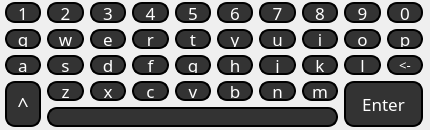
<?xml version="1.0" encoding="UTF-8"?>
<ui version="4.0">
 <class>Keyboard</class>
 <widget class="QWidget" name="Keyboard">
  <property name="geometry">
   <rect>
    <x>0</x>
    <y>0</y>
    <width>430</width>
    <height>130</height>
   </rect>
  </property>
  <property name="minimumSize">
   <size>
    <width>430</width>
    <height>130</height>
   </size>
  </property>
  <property name="maximumSize">
   <size>
    <width>16777215</width>
    <height>16777215</height>
   </size>
  </property>
  <property name="windowTitle">
   <string>Widget</string>
  </property>
  <layout class="QGridLayout" name="gridLayout">
   <property name="leftMargin">
    <number>5</number>
   </property>
   <property name="topMargin">
    <number>2</number>
   </property>
   <property name="rightMargin">
    <number>7</number>
   </property>
   <property name="bottomMargin">
    <number>3</number>
   </property>
   <item row="1" column="2">
    <widget class="Keys" name="toolButton_e">
     <property name="sizePolicy">
      <sizepolicy hsizetype="Expanding" vsizetype="Expanding">
       <horstretch>0</horstretch>
       <verstretch>0</verstretch>
      </sizepolicy>
     </property>
     <property name="font">
      <font>
       <family>Century Gothic</family>
       <pointsize>13</pointsize>
       <weight>50</weight>
       <bold>false</bold>
      </font>
     </property>
     <property name="styleSheet">
      <string notr="true">QToolButton{
	color: white;
	background: rgb(51,51,51);
	border: 2px solid;
	border-radius:10px;

}
QToolButton:pressed{
	color: black;
	background: rgb(250,250,250);
	border: 2px solid;
	border-radius:10px;
}</string>
     </property>
     <property name="text">
      <string>e</string>
     </property>
    </widget>
   </item>
   <item row="6" column="6">
    <widget class="Keys" name="toolButton_n">
     <property name="sizePolicy">
      <sizepolicy hsizetype="Expanding" vsizetype="Expanding">
       <horstretch>0</horstretch>
       <verstretch>0</verstretch>
      </sizepolicy>
     </property>
     <property name="font">
      <font>
       <family>Century Gothic</family>
       <pointsize>13</pointsize>
       <weight>50</weight>
       <bold>false</bold>
      </font>
     </property>
     <property name="styleSheet">
      <string notr="true">QToolButton{
	color: white;
	background: rgb(51,51,51);
	border: 2px solid;
	border-radius:10px;

}
QToolButton:pressed{
	color: black;
	background: rgb(250,250,250);
	border: 2px solid;
	border-radius:10px;
}</string>
     </property>
     <property name="text">
      <string>n</string>
     </property>
    </widget>
   </item>
   <item row="2" column="8">
    <widget class="Keys" name="toolButton_l">
     <property name="sizePolicy">
      <sizepolicy hsizetype="Expanding" vsizetype="Expanding">
       <horstretch>0</horstretch>
       <verstretch>0</verstretch>
      </sizepolicy>
     </property>
     <property name="font">
      <font>
       <family>Century Gothic</family>
       <pointsize>13</pointsize>
       <weight>50</weight>
       <bold>false</bold>
      </font>
     </property>
     <property name="styleSheet">
      <string notr="true">QToolButton{
	color: white;
	background: rgb(51,51,51);
	border: 2px solid;
	border-radius:10px;

}
QToolButton:pressed{
	color: black;
	background: rgb(250,250,250);
	border: 2px solid;
	border-radius:10px;
}</string>
     </property>
     <property name="text">
      <string>l</string>
     </property>
    </widget>
   </item>
   <item row="1" column="1">
    <widget class="Keys" name="toolButton_w">
     <property name="sizePolicy">
      <sizepolicy hsizetype="Expanding" vsizetype="Expanding">
       <horstretch>0</horstretch>
       <verstretch>0</verstretch>
      </sizepolicy>
     </property>
     <property name="font">
      <font>
       <family>Century Gothic</family>
       <pointsize>13</pointsize>
       <weight>50</weight>
       <bold>false</bold>
      </font>
     </property>
     <property name="styleSheet">
      <string notr="true">QToolButton{
	color: white;
	background: rgb(51,51,51);
	border: 2px solid;
	border-radius:10px;

}
QToolButton:pressed{
	color: black;
	background: rgb(250,250,250);
	border: 2px solid;
	border-radius:10px;
}</string>
     </property>
     <property name="text">
      <string>w</string>
     </property>
    </widget>
   </item>
   <item row="1" column="5">
    <widget class="Keys" name="toolButton_y">
     <property name="sizePolicy">
      <sizepolicy hsizetype="Expanding" vsizetype="Expanding">
       <horstretch>0</horstretch>
       <verstretch>0</verstretch>
      </sizepolicy>
     </property>
     <property name="font">
      <font>
       <family>Century Gothic</family>
       <pointsize>13</pointsize>
       <weight>50</weight>
       <bold>false</bold>
      </font>
     </property>
     <property name="styleSheet">
      <string notr="true">QToolButton{
	color: white;
	background: rgb(51,51,51);
	border: 2px solid;
	border-radius:10px;

}
QToolButton:pressed{
	color: black;
	background: rgb(250,250,250);
	border: 2px solid;
	border-radius:10px;
}</string>
     </property>
     <property name="text">
      <string>y</string>
     </property>
    </widget>
   </item>
   <item row="0" column="3">
    <widget class="Keys" name="toolButton_4">
     <property name="sizePolicy">
      <sizepolicy hsizetype="Expanding" vsizetype="Expanding">
       <horstretch>0</horstretch>
       <verstretch>0</verstretch>
      </sizepolicy>
     </property>
     <property name="font">
      <font>
       <family>Century Gothic</family>
       <pointsize>13</pointsize>
       <weight>50</weight>
       <bold>false</bold>
      </font>
     </property>
     <property name="styleSheet">
      <string notr="true">QToolButton{
	color: white;
	background: rgb(51,51,51);
	border: 2px solid;
	border-radius:10px;

}
QToolButton:pressed{
	color: black;
	background: rgb(250,250,250);
	border: 2px solid;
	border-radius:10px;
}</string>
     </property>
     <property name="text">
      <string>4</string>
     </property>
    </widget>
   </item>
   <item row="1" column="4">
    <widget class="Keys" name="toolButton_t">
     <property name="sizePolicy">
      <sizepolicy hsizetype="Expanding" vsizetype="Expanding">
       <horstretch>0</horstretch>
       <verstretch>0</verstretch>
      </sizepolicy>
     </property>
     <property name="font">
      <font>
       <family>Century Gothic</family>
       <pointsize>13</pointsize>
       <weight>50</weight>
       <bold>false</bold>
      </font>
     </property>
     <property name="styleSheet">
      <string notr="true">QToolButton{
	color: white;
	background: rgb(51,51,51);
	border: 2px solid;
	border-radius:10px;

}
QToolButton:pressed{
	color: black;
	background: rgb(250,250,250);
	border: 2px solid;
	border-radius:10px;
}</string>
     </property>
     <property name="text">
      <string>t</string>
     </property>
    </widget>
   </item>
   <item row="2" column="9">
    <widget class="Keys" name="toolButton_Backspace">
     <property name="sizePolicy">
      <sizepolicy hsizetype="Expanding" vsizetype="Expanding">
       <horstretch>0</horstretch>
       <verstretch>0</verstretch>
      </sizepolicy>
     </property>
     <property name="font">
      <font>
       <family>Century Gothic</family>
       <pointsize>10</pointsize>
       <weight>50</weight>
       <bold>false</bold>
      </font>
     </property>
     <property name="styleSheet">
      <string notr="true">QToolButton{
	color: white;
	background: rgb(51,51,51);
	border: 2px solid;
	border-radius:10px;

}
QToolButton:pressed{
	color: black;
	background: rgb(250,250,250);
	border: 2px solid;
	border-radius:10px;
}</string>
     </property>
     <property name="text">
      <string>&lt;-</string>
     </property>
    </widget>
   </item>
   <item row="0" column="1">
    <widget class="Keys" name="toolButton_2">
     <property name="sizePolicy">
      <sizepolicy hsizetype="Expanding" vsizetype="Expanding">
       <horstretch>0</horstretch>
       <verstretch>0</verstretch>
      </sizepolicy>
     </property>
     <property name="font">
      <font>
       <family>Century Gothic</family>
       <pointsize>13</pointsize>
       <weight>50</weight>
       <bold>false</bold>
      </font>
     </property>
     <property name="styleSheet">
      <string notr="true">QToolButton{
	color: white;
	background: rgb(51,51,51);
	border: 2px solid;
	border-radius:10px;

}
QToolButton:pressed{
	color: black;
	background: rgb(250,250,250);
	border: 2px solid;
	border-radius:10px;
}</string>
     </property>
     <property name="text">
      <string>2</string>
     </property>
    </widget>
   </item>
   <item row="2" column="3">
    <widget class="Keys" name="toolButton_f">
     <property name="sizePolicy">
      <sizepolicy hsizetype="Expanding" vsizetype="Expanding">
       <horstretch>0</horstretch>
       <verstretch>0</verstretch>
      </sizepolicy>
     </property>
     <property name="font">
      <font>
       <family>Century Gothic</family>
       <pointsize>13</pointsize>
       <weight>50</weight>
       <bold>false</bold>
      </font>
     </property>
     <property name="styleSheet">
      <string notr="true">QToolButton{
	color: white;
	background: rgb(51,51,51);
	border: 2px solid;
	border-radius:10px;

}
QToolButton:pressed{
	color: black;
	background: rgb(250,250,250);
	border: 2px solid;
	border-radius:10px;
}</string>
     </property>
     <property name="text">
      <string>f</string>
     </property>
    </widget>
   </item>
   <item row="1" column="3">
    <widget class="Keys" name="toolButton_r">
     <property name="sizePolicy">
      <sizepolicy hsizetype="Expanding" vsizetype="Expanding">
       <horstretch>0</horstretch>
       <verstretch>0</verstretch>
      </sizepolicy>
     </property>
     <property name="font">
      <font>
       <family>Century Gothic</family>
       <pointsize>13</pointsize>
       <weight>50</weight>
       <bold>false</bold>
      </font>
     </property>
     <property name="styleSheet">
      <string notr="true">QToolButton{
	color: white;
	background: rgb(51,51,51);
	border: 2px solid;
	border-radius:10px;

}
QToolButton:pressed{
	color: black;
	background: rgb(250,250,250);
	border: 2px solid;
	border-radius:10px;
}</string>
     </property>
     <property name="text">
      <string>r</string>
     </property>
    </widget>
   </item>
   <item row="2" column="1">
    <widget class="Keys" name="toolButton_s">
     <property name="sizePolicy">
      <sizepolicy hsizetype="Expanding" vsizetype="Expanding">
       <horstretch>0</horstretch>
       <verstretch>0</verstretch>
      </sizepolicy>
     </property>
     <property name="font">
      <font>
       <family>Century Gothic</family>
       <pointsize>13</pointsize>
       <weight>50</weight>
       <bold>false</bold>
      </font>
     </property>
     <property name="styleSheet">
      <string notr="true">QToolButton{
	color: white;
	background: rgb(51,51,51);
	border: 2px solid;
	border-radius:10px;

}
QToolButton:pressed{
	color: black;
	background: rgb(250,250,250);
	border: 2px solid;
	border-radius:10px;
}</string>
     </property>
     <property name="text">
      <string>s</string>
     </property>
    </widget>
   </item>
   <item row="2" column="5">
    <widget class="Keys" name="toolButton_h">
     <property name="sizePolicy">
      <sizepolicy hsizetype="Expanding" vsizetype="Expanding">
       <horstretch>0</horstretch>
       <verstretch>0</verstretch>
      </sizepolicy>
     </property>
     <property name="font">
      <font>
       <family>Century Gothic</family>
       <pointsize>13</pointsize>
       <weight>50</weight>
       <bold>false</bold>
      </font>
     </property>
     <property name="styleSheet">
      <string notr="true">QToolButton{
	color: white;
	background: rgb(51,51,51);
	border: 2px solid;
	border-radius:10px;

}
QToolButton:pressed{
	color: black;
	background: rgb(250,250,250);
	border: 2px solid;
	border-radius:10px;
}</string>
     </property>
     <property name="text">
      <string>h</string>
     </property>
    </widget>
   </item>
   <item row="6" column="4">
    <widget class="Keys" name="toolButton_v">
     <property name="sizePolicy">
      <sizepolicy hsizetype="Expanding" vsizetype="Expanding">
       <horstretch>0</horstretch>
       <verstretch>0</verstretch>
      </sizepolicy>
     </property>
     <property name="font">
      <font>
       <family>Century Gothic</family>
       <pointsize>13</pointsize>
       <weight>50</weight>
       <bold>false</bold>
      </font>
     </property>
     <property name="styleSheet">
      <string notr="true">QToolButton{
	color: white;
	background: rgb(51,51,51);
	border: 2px solid;
	border-radius:10px;

}
QToolButton:pressed{
	color: black;
	background: rgb(250,250,250);
	border: 2px solid;
	border-radius:10px;
}</string>
     </property>
     <property name="text">
      <string>v</string>
     </property>
    </widget>
   </item>
   <item row="6" column="5">
    <widget class="Keys" name="toolButton_b">
     <property name="sizePolicy">
      <sizepolicy hsizetype="Expanding" vsizetype="Expanding">
       <horstretch>0</horstretch>
       <verstretch>0</verstretch>
      </sizepolicy>
     </property>
     <property name="font">
      <font>
       <family>Century Gothic</family>
       <pointsize>13</pointsize>
       <weight>50</weight>
       <bold>false</bold>
      </font>
     </property>
     <property name="styleSheet">
      <string notr="true">QToolButton{
	color: white;
	background: rgb(51,51,51);
	border: 2px solid;
	border-radius:10px;

}
QToolButton:pressed{
	color: black;
	background: rgb(250,250,250);
	border: 2px solid;
	border-radius:10px;
}</string>
     </property>
     <property name="text">
      <string>b</string>
     </property>
    </widget>
   </item>
   <item row="6" column="1">
    <widget class="Keys" name="toolButton_z">
     <property name="sizePolicy">
      <sizepolicy hsizetype="Expanding" vsizetype="Expanding">
       <horstretch>0</horstretch>
       <verstretch>0</verstretch>
      </sizepolicy>
     </property>
     <property name="font">
      <font>
       <family>Century Gothic</family>
       <pointsize>13</pointsize>
       <weight>50</weight>
       <bold>false</bold>
      </font>
     </property>
     <property name="styleSheet">
      <string notr="true">QToolButton{
	color: white;
	background: rgb(51,51,51);
	border: 2px solid;
	border-radius:10px;
}
QToolButton:pressed{
	color: black;
	background: rgb(250,250,250);
	border: 2px solid;
	border-radius:10px;
}</string>
     </property>
     <property name="text">
      <string>z</string>
     </property>
    </widget>
   </item>
   <item row="1" column="0">
    <widget class="Keys" name="toolButton_q">
     <property name="sizePolicy">
      <sizepolicy hsizetype="Expanding" vsizetype="Expanding">
       <horstretch>0</horstretch>
       <verstretch>0</verstretch>
      </sizepolicy>
     </property>
     <property name="font">
      <font>
       <family>Century Gothic</family>
       <pointsize>13</pointsize>
       <weight>50</weight>
       <bold>false</bold>
      </font>
     </property>
     <property name="styleSheet">
      <string notr="true">QToolButton{
	color: white;
	background: rgb(51,51,51);
	border: 2px solid;
	border-radius:10px;

}
QToolButton:pressed{
	color: black;
	background: rgb(250,250,250);
	border: 2px solid;
	border-radius:10px;
}</string>
     </property>
     <property name="text">
      <string>q</string>
     </property>
    </widget>
   </item>
   <item row="0" column="6">
    <widget class="Keys" name="toolButton_7">
     <property name="sizePolicy">
      <sizepolicy hsizetype="Expanding" vsizetype="Expanding">
       <horstretch>0</horstretch>
       <verstretch>0</verstretch>
      </sizepolicy>
     </property>
     <property name="font">
      <font>
       <family>Century Gothic</family>
       <pointsize>13</pointsize>
       <weight>50</weight>
       <bold>false</bold>
      </font>
     </property>
     <property name="styleSheet">
      <string notr="true">QToolButton{
	color: white;
	background: rgb(51,51,51);
	border: 2px solid;
	border-radius:10px;

}
QToolButton:pressed{
	color: black;
	background: rgb(250,250,250);
	border: 2px solid;
	border-radius:10px;
}</string>
     </property>
     <property name="text">
      <string>7</string>
     </property>
    </widget>
   </item>
   <item row="1" column="7">
    <widget class="Keys" name="toolButton_i">
     <property name="sizePolicy">
      <sizepolicy hsizetype="Expanding" vsizetype="Expanding">
       <horstretch>0</horstretch>
       <verstretch>0</verstretch>
      </sizepolicy>
     </property>
     <property name="font">
      <font>
       <family>Century Gothic</family>
       <pointsize>13</pointsize>
       <weight>50</weight>
       <bold>false</bold>
      </font>
     </property>
     <property name="styleSheet">
      <string notr="true">QToolButton{
	color: white;
	background: rgb(51,51,51);
	border: 2px solid;
	border-radius:10px;

}
QToolButton:pressed{
	color: black;
	background: rgb(250,250,250);
	border: 2px solid;
	border-radius:10px;
}</string>
     </property>
     <property name="text">
      <string>i</string>
     </property>
    </widget>
   </item>
   <item row="2" column="4">
    <widget class="Keys" name="toolButton_g">
     <property name="sizePolicy">
      <sizepolicy hsizetype="Expanding" vsizetype="Expanding">
       <horstretch>0</horstretch>
       <verstretch>0</verstretch>
      </sizepolicy>
     </property>
     <property name="font">
      <font>
       <family>Century Gothic</family>
       <pointsize>13</pointsize>
       <weight>50</weight>
       <bold>false</bold>
      </font>
     </property>
     <property name="styleSheet">
      <string notr="true">QToolButton{
	color: white;
	background: rgb(51,51,51);
	border: 2px solid;
	border-radius:10px;

}
QToolButton:pressed{
	color: black;
	background: rgb(250,250,250);
	border: 2px solid;
	border-radius:10px;
}</string>
     </property>
     <property name="text">
      <string>g</string>
     </property>
    </widget>
   </item>
   <item row="0" column="2">
    <widget class="Keys" name="toolButton_3">
     <property name="sizePolicy">
      <sizepolicy hsizetype="Expanding" vsizetype="Expanding">
       <horstretch>0</horstretch>
       <verstretch>0</verstretch>
      </sizepolicy>
     </property>
     <property name="font">
      <font>
       <family>Century Gothic</family>
       <pointsize>13</pointsize>
       <weight>50</weight>
       <bold>false</bold>
      </font>
     </property>
     <property name="styleSheet">
      <string notr="true">QToolButton{
	color: white;
	background: rgb(51,51,51);
	border: 2px solid;
	border-radius:10px;

}
QToolButton:pressed{
	color: black;
	background: rgb(250,250,250);
	border: 2px solid;
	border-radius:10px;
}</string>
     </property>
     <property name="text">
      <string>3</string>
     </property>
    </widget>
   </item>
   <item row="6" column="2">
    <widget class="Keys" name="toolButton_x">
     <property name="sizePolicy">
      <sizepolicy hsizetype="Expanding" vsizetype="Expanding">
       <horstretch>0</horstretch>
       <verstretch>0</verstretch>
      </sizepolicy>
     </property>
     <property name="font">
      <font>
       <family>Century Gothic</family>
       <pointsize>13</pointsize>
       <weight>50</weight>
       <bold>false</bold>
      </font>
     </property>
     <property name="styleSheet">
      <string notr="true">QToolButton{
	color: white;
	background: rgb(51,51,51);
	border: 2px solid;
	border-radius:10px;

}
QToolButton:pressed{
	color: black;
	background: rgb(250,250,250);
	border: 2px solid;
	border-radius:10px;
}</string>
     </property>
     <property name="text">
      <string>x</string>
     </property>
    </widget>
   </item>
   <item row="0" column="0">
    <widget class="Keys" name="toolButton_1">
     <property name="sizePolicy">
      <sizepolicy hsizetype="Expanding" vsizetype="Expanding">
       <horstretch>0</horstretch>
       <verstretch>0</verstretch>
      </sizepolicy>
     </property>
     <property name="font">
      <font>
       <family>Century Gothic</family>
       <pointsize>13</pointsize>
       <weight>50</weight>
       <bold>false</bold>
      </font>
     </property>
     <property name="styleSheet">
      <string notr="true">QToolButton{
	color: white;
	background: rgb(51,51,51);
	border: 2px solid;
	border-radius:10px;
}

QToolButton:pressed{
	color: black;
	background: rgb(250,250,250);
	border: 2px solid;
	border-radius:10px;
}</string>
     </property>
     <property name="text">
      <string>1</string>
     </property>
    </widget>
   </item>
   <item row="2" column="0">
    <widget class="Keys" name="toolButton_a">
     <property name="sizePolicy">
      <sizepolicy hsizetype="Expanding" vsizetype="Expanding">
       <horstretch>0</horstretch>
       <verstretch>0</verstretch>
      </sizepolicy>
     </property>
     <property name="font">
      <font>
       <family>Century Gothic</family>
       <pointsize>13</pointsize>
       <weight>50</weight>
       <bold>false</bold>
      </font>
     </property>
     <property name="styleSheet">
      <string notr="true">QToolButton{
	color: white;
	background: rgb(51,51,51);
	border: 2px solid;
	border-radius:10px;

}
QToolButton:pressed{
	color: black;
	background: rgb(250,250,250);
	border: 2px solid;
	border-radius:10px;
}</string>
     </property>
     <property name="text">
      <string>a</string>
     </property>
    </widget>
   </item>
   <item row="0" column="7">
    <widget class="Keys" name="toolButton_8">
     <property name="sizePolicy">
      <sizepolicy hsizetype="Expanding" vsizetype="Expanding">
       <horstretch>0</horstretch>
       <verstretch>0</verstretch>
      </sizepolicy>
     </property>
     <property name="font">
      <font>
       <family>Century Gothic</family>
       <pointsize>13</pointsize>
       <weight>50</weight>
       <bold>false</bold>
      </font>
     </property>
     <property name="styleSheet">
      <string notr="true">QToolButton{
	color: white;
	background: rgb(51,51,51);
	border: 2px solid;
	border-radius:10px;

}
QToolButton:pressed{
	color: black;
	background: rgb(250,250,250);
	border: 2px solid;
	border-radius:10px;
}</string>
     </property>
     <property name="text">
      <string>8</string>
     </property>
    </widget>
   </item>
   <item row="6" column="3">
    <widget class="Keys" name="toolButton_c">
     <property name="sizePolicy">
      <sizepolicy hsizetype="Expanding" vsizetype="Expanding">
       <horstretch>0</horstretch>
       <verstretch>0</verstretch>
      </sizepolicy>
     </property>
     <property name="font">
      <font>
       <family>Century Gothic</family>
       <pointsize>13</pointsize>
       <weight>50</weight>
       <bold>false</bold>
      </font>
     </property>
     <property name="styleSheet">
      <string notr="true">QToolButton{
	color: white;
	background: rgb(51,51,51);
	border: 2px solid;
	border-radius:10px;

}
QToolButton:pressed{
	color: black;
	background: rgb(250,250,250);
	border: 2px solid;
	border-radius:10px;
}</string>
     </property>
     <property name="text">
      <string>c</string>
     </property>
    </widget>
   </item>
   <item row="0" column="9">
    <widget class="Keys" name="toolButton_0">
     <property name="sizePolicy">
      <sizepolicy hsizetype="Expanding" vsizetype="Expanding">
       <horstretch>0</horstretch>
       <verstretch>0</verstretch>
      </sizepolicy>
     </property>
     <property name="font">
      <font>
       <family>Century Gothic</family>
       <pointsize>13</pointsize>
       <weight>50</weight>
       <bold>false</bold>
      </font>
     </property>
     <property name="styleSheet">
      <string notr="true">QToolButton{
	color: white;
	background: rgb(51,51,51);
	border: 2px solid;
	border-radius:10px;

}
QToolButton:pressed{
	color: black;
	background: rgb(250,250,250);
	border: 2px solid;
	border-radius:10px;
}</string>
     </property>
     <property name="text">
      <string>0</string>
     </property>
    </widget>
   </item>
   <item row="0" column="8">
    <widget class="Keys" name="toolButton_9">
     <property name="sizePolicy">
      <sizepolicy hsizetype="Expanding" vsizetype="Expanding">
       <horstretch>0</horstretch>
       <verstretch>0</verstretch>
      </sizepolicy>
     </property>
     <property name="font">
      <font>
       <family>Century Gothic</family>
       <pointsize>13</pointsize>
       <weight>50</weight>
       <bold>false</bold>
      </font>
     </property>
     <property name="styleSheet">
      <string notr="true">QToolButton{
	color: white;
	background: rgb(51,51,51);
	border: 2px solid;
	border-radius:10px;

}
QToolButton:pressed{
	color: black;
	background: rgb(250,250,250);
	border: 2px solid;
	border-radius:10px;
}</string>
     </property>
     <property name="text">
      <string>9</string>
     </property>
    </widget>
   </item>
   <item row="1" column="8">
    <widget class="Keys" name="toolButton_o">
     <property name="sizePolicy">
      <sizepolicy hsizetype="Expanding" vsizetype="Expanding">
       <horstretch>0</horstretch>
       <verstretch>0</verstretch>
      </sizepolicy>
     </property>
     <property name="font">
      <font>
       <family>Century Gothic</family>
       <pointsize>13</pointsize>
       <weight>50</weight>
       <bold>false</bold>
      </font>
     </property>
     <property name="styleSheet">
      <string notr="true">QToolButton{
	color: white;
	background: rgb(51,51,51);
	border: 2px solid;
	border-radius:10px;

}
QToolButton:pressed{
	color: black;
	background: rgb(250,250,250);
	border: 2px solid;
	border-radius:10px;
}</string>
     </property>
     <property name="text">
      <string>o</string>
     </property>
    </widget>
   </item>
   <item row="0" column="4">
    <widget class="Keys" name="toolButton_5">
     <property name="sizePolicy">
      <sizepolicy hsizetype="Expanding" vsizetype="Expanding">
       <horstretch>0</horstretch>
       <verstretch>0</verstretch>
      </sizepolicy>
     </property>
     <property name="font">
      <font>
       <family>Century Gothic</family>
       <pointsize>13</pointsize>
       <weight>50</weight>
       <bold>false</bold>
      </font>
     </property>
     <property name="styleSheet">
      <string notr="true">QToolButton{
	color: white;
	background: rgb(51,51,51);
	border: 2px solid;
	border-radius:10px;

}
QToolButton:pressed{
	color: black;
	background: rgb(250,250,250);
	border: 2px solid;
	border-radius:10px;
}</string>
     </property>
     <property name="text">
      <string>5</string>
     </property>
    </widget>
   </item>
   <item row="6" column="7">
    <widget class="Keys" name="toolButton_m">
     <property name="sizePolicy">
      <sizepolicy hsizetype="Expanding" vsizetype="Expanding">
       <horstretch>0</horstretch>
       <verstretch>0</verstretch>
      </sizepolicy>
     </property>
     <property name="font">
      <font>
       <family>Century Gothic</family>
       <pointsize>13</pointsize>
       <weight>50</weight>
       <bold>false</bold>
      </font>
     </property>
     <property name="styleSheet">
      <string notr="true">QToolButton{
	color: white;
	background: rgb(51,51,51);
	border: 2px solid;
	border-radius:10px;

}
QToolButton:pressed{
	color: black;
	background: rgb(250,250,250);
	border: 2px solid;
	border-radius:10px;
}</string>
     </property>
     <property name="text">
      <string>m</string>
     </property>
    </widget>
   </item>
   <item row="1" column="9">
    <widget class="Keys" name="toolButton_p">
     <property name="sizePolicy">
      <sizepolicy hsizetype="Expanding" vsizetype="Expanding">
       <horstretch>0</horstretch>
       <verstretch>0</verstretch>
      </sizepolicy>
     </property>
     <property name="font">
      <font>
       <family>Century Gothic</family>
       <pointsize>13</pointsize>
       <weight>50</weight>
       <bold>false</bold>
      </font>
     </property>
     <property name="styleSheet">
      <string notr="true">QToolButton{
	color: white;
	background: rgb(51,51,51);
	border: 2px solid;
	border-radius:10px;

}
QToolButton:pressed{
	color: black;
	background: rgb(250,250,250);
	border: 2px solid;
	border-radius:10px;
}</string>
     </property>
     <property name="text">
      <string>p</string>
     </property>
    </widget>
   </item>
   <item row="2" column="7">
    <widget class="Keys" name="toolButton_k">
     <property name="sizePolicy">
      <sizepolicy hsizetype="Expanding" vsizetype="Expanding">
       <horstretch>0</horstretch>
       <verstretch>0</verstretch>
      </sizepolicy>
     </property>
     <property name="font">
      <font>
       <family>Century Gothic</family>
       <pointsize>13</pointsize>
       <weight>50</weight>
       <bold>false</bold>
      </font>
     </property>
     <property name="styleSheet">
      <string notr="true">QToolButton{
	color: white;
	background: rgb(51,51,51);
	border: 2px solid;
	border-radius:10px;

}
QToolButton:pressed{
	color: black;
	background: rgb(250,250,250);
	border: 2px solid;
	border-radius:10px;
}</string>
     </property>
     <property name="text">
      <string>k</string>
     </property>
    </widget>
   </item>
   <item row="2" column="6">
    <widget class="Keys" name="toolButton_j">
     <property name="sizePolicy">
      <sizepolicy hsizetype="Expanding" vsizetype="Expanding">
       <horstretch>0</horstretch>
       <verstretch>0</verstretch>
      </sizepolicy>
     </property>
     <property name="font">
      <font>
       <family>Century Gothic</family>
       <pointsize>13</pointsize>
       <weight>50</weight>
       <bold>false</bold>
      </font>
     </property>
     <property name="styleSheet">
      <string notr="true">QToolButton{
	color: white;
	background: rgb(51,51,51);
	border: 2px solid;
	border-radius:10px;

}
QToolButton:pressed{
	color: black;
	background: rgb(250,250,250);
	border: 2px solid;
	border-radius:10px;
}</string>
     </property>
     <property name="text">
      <string>j</string>
     </property>
    </widget>
   </item>
   <item row="1" column="6">
    <widget class="Keys" name="toolButton_u">
     <property name="sizePolicy">
      <sizepolicy hsizetype="Expanding" vsizetype="Expanding">
       <horstretch>0</horstretch>
       <verstretch>0</verstretch>
      </sizepolicy>
     </property>
     <property name="font">
      <font>
       <family>Century Gothic</family>
       <pointsize>13</pointsize>
       <weight>50</weight>
       <bold>false</bold>
      </font>
     </property>
     <property name="styleSheet">
      <string notr="true">QToolButton{
	color: white;
	background: rgb(51,51,51);
	border: 2px solid;
	border-radius:10px;

}
QToolButton:pressed{
	color: black;
	background: rgb(250,250,250);
	border: 2px solid;
	border-radius:10px;
}</string>
     </property>
     <property name="text">
      <string>u</string>
     </property>
    </widget>
   </item>
   <item row="2" column="2">
    <widget class="Keys" name="toolButton_d">
     <property name="sizePolicy">
      <sizepolicy hsizetype="Expanding" vsizetype="Expanding">
       <horstretch>0</horstretch>
       <verstretch>0</verstretch>
      </sizepolicy>
     </property>
     <property name="font">
      <font>
       <family>Century Gothic</family>
       <pointsize>13</pointsize>
       <weight>50</weight>
       <bold>false</bold>
      </font>
     </property>
     <property name="styleSheet">
      <string notr="true">QToolButton{
	color: white;
	background: rgb(51,51,51);
	border: 2px solid;
	border-radius:10px;

}
QToolButton:pressed{
	color: black;
	background: rgb(250,250,250);
	border: 2px solid;
	border-radius:10px;
}</string>
     </property>
     <property name="text">
      <string>d</string>
     </property>
    </widget>
   </item>
   <item row="6" column="8" rowspan="2" colspan="2">
    <widget class="Keys" name="toolButton_Enter">
     <property name="sizePolicy">
      <sizepolicy hsizetype="Expanding" vsizetype="Expanding">
       <horstretch>0</horstretch>
       <verstretch>0</verstretch>
      </sizepolicy>
     </property>
     <property name="font">
      <font>
       <family>Century Gothic</family>
       <pointsize>13</pointsize>
       <weight>50</weight>
       <bold>false</bold>
      </font>
     </property>
     <property name="styleSheet">
      <string notr="true">QToolButton{
	color: white;
	background: rgb(51,51,51);
	border: 2px solid;
	border-radius:10px;

}
QToolButton:pressed{
	color: black;
	background: rgb(250,250,250);
	border: 2px solid;
	border-radius:10px;
}</string>
     </property>
     <property name="text">
      <string>Enter</string>
     </property>
    </widget>
   </item>
   <item row="0" column="5">
    <widget class="Keys" name="toolButton_6">
     <property name="sizePolicy">
      <sizepolicy hsizetype="Expanding" vsizetype="Expanding">
       <horstretch>0</horstretch>
       <verstretch>0</verstretch>
      </sizepolicy>
     </property>
     <property name="font">
      <font>
       <family>Century Gothic</family>
       <pointsize>13</pointsize>
       <weight>50</weight>
       <bold>false</bold>
      </font>
     </property>
     <property name="styleSheet">
      <string notr="true">QToolButton{
	color: white;
	background: rgb(51,51,51);
	border: 2px solid;
	border-radius:10px;

}
QToolButton:pressed{
	color: black;
	background: rgb(250,250,250);
	border: 2px solid;
	border-radius:10px;
}</string>
     </property>
     <property name="text">
      <string>6</string>
     </property>
    </widget>
   </item>
   <item row="7" column="1" colspan="7">
    <widget class="Keys" name="toolButton_Space">
     <property name="sizePolicy">
      <sizepolicy hsizetype="Expanding" vsizetype="Expanding">
       <horstretch>0</horstretch>
       <verstretch>0</verstretch>
      </sizepolicy>
     </property>
     <property name="font">
      <font>
       <family>Century Gothic</family>
       <pointsize>13</pointsize>
       <weight>50</weight>
       <bold>false</bold>
      </font>
     </property>
     <property name="styleSheet">
      <string notr="true">QToolButton{
	color: white;
	background: rgb(51,51,51);
	border: 2px solid;
	border-radius:10px;

}
QToolButton:pressed{
	color: black;
	background: rgb(250,250,250);
	border: 2px solid;
	border-radius:10px;
}</string>
     </property>
     <property name="text">
      <string/>
     </property>
    </widget>
   </item>
   <item row="6" column="0" rowspan="2">
    <widget class="Keys" name="toolButton_CapsLk">
     <property name="sizePolicy">
      <sizepolicy hsizetype="Expanding" vsizetype="Expanding">
       <horstretch>0</horstretch>
       <verstretch>0</verstretch>
      </sizepolicy>
     </property>
     <property name="font">
      <font>
       <family>Century Gothic</family>
       <pointsize>15</pointsize>
       <weight>50</weight>
       <bold>false</bold>
      </font>
     </property>
     <property name="styleSheet">
      <string notr="true">QToolButton{
	color: white;
	background: rgb(51,51,51);
	border: 2px solid;
	border-radius:10px;

}
QToolButton:pressed{
	color: black;
	background: rgb(250,250,250);
	border: 2px solid;
	border-radius:10px;
}</string>
     </property>
     <property name="text">
      <string>^</string>
     </property>
    </widget>
   </item>
  </layout>
 </widget>
 <customwidgets>
  <customwidget>
   <class>Keys</class>
   <extends>QToolButton</extends>
   <header location="global">UI/zwidget/keyboard/keys.h</header>
  </customwidget>
 </customwidgets>
 <resources/>
 <connections/>
</ui>
